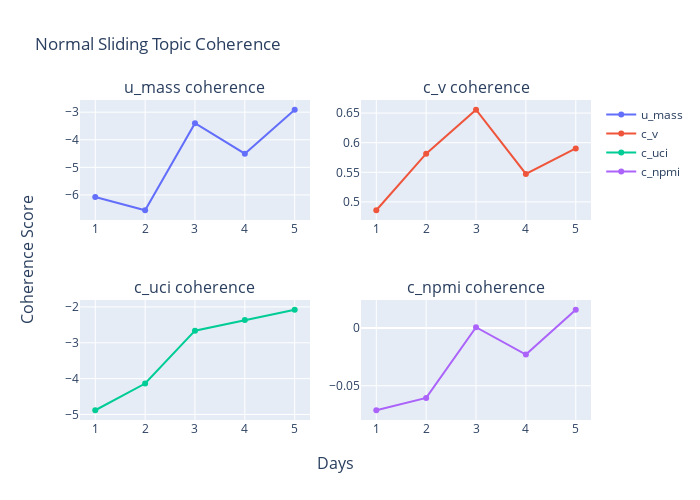

The notebook cell saved with this chart:
### Code cell
#| output: true 
#| echo: true
compare_coherence(coherences_normal_slide_df, "Normal Sliding")

### Figure 1 — Plotly figure (JSON) as saved in the notebook; plotly's stock layout.template omitted (floating-point values rounded to 4 significant figures)
{"data": [{"mode": "lines+markers", "name": "u_mass", "type": "scatter", "x": [1, 2, 3, 4, 5], "xaxis": "x", "y": [-6.072, -6.555, -3.399, -4.503, -2.912], "yaxis": "y"}, {"mode": "lines+markers", "name": "c_v", "type": "scatter", "x": [1, 2, 3, 4, 5], "xaxis": "x2", "y": [0.4859, 0.5814, 0.6556, 0.5472, 0.5903], "yaxis": "y2"}, {"mode": "lines+markers", "name": "c_uci", "type": "scatter", "x": [1, 2, 3, 4, 5], "xaxis": "x3", "y": [-4.882, -4.138, -2.663, -2.366, -2.08], "yaxis": "y3"}, {"mode": "lines+markers", "name": "c_npmi", "type": "scatter", "x": [1, 2, 3, 4, 5], "xaxis": "x4", "y": [-0.07118, -0.06051, 0.0006315, -0.02299, 0.0157], "yaxis": "y4"}], "layout": {"annotations": [{"font": {"size": 16}, "showarrow": false, "text": "u_mass coherence", "x": 0.225, "xanchor": "center", "xref": "paper", "y": 1, "yanchor": "bottom", "yref": "paper"}, {"font": {"size": 16}, "showarrow": false, "text": "c_v coherence", "x": 0.775, "xanchor": "center", "xref": "paper", "y": 1, "yanchor": "bottom", "yref": "paper"}, {"font": {"size": 16}, "showarrow": false, "text": "c_uci coherence", "x": 0.225, "xanchor": "center", "xref": "paper", "y": 0.375, "yanchor": "bottom", "yref": "paper"}, {"font": {"size": 16}, "showarrow": false, "text": "c_npmi coherence", "x": 0.775, "xanchor": "center", "xref": "paper", "y": 0.375, "yanchor": "bottom", "yref": "paper"}, {"font": {"size": 16}, "showarrow": false, "text": "Days", "x": 0.5, "xanchor": "center", "xref": "paper", "y": 0, "yanchor": "top", "yref": "paper", "yshift": -30}, {"font": {"size": 16}, "showarrow": false, "text": "Coherence Score", "textangle": -90, "x": 0, "xanchor": "right", "xref": "paper", "xshift": -40, "y": 0.5, "yanchor": "middle", "yref": "paper"}], "height": 500, "title": {"text": "Normal Sliding Topic Coherence"}, "width": 700, "xaxis": {"anchor": "y", "autorange": true, "domain": [0, 0.45], "range": [0.6934, 5.307], "type": "linear"}, "xaxis2": {"anchor": "y2", "autorange": true, "domain": [0.55, 1], "range": [0.6934, 5.307], "type": "linear"}, "xaxis3": {"anchor": "y3", "autorange": true, "domain": [0, 0.45], "range": [0.6934, 5.307], "type": "linear"}, "xaxis4": {"anchor": "y4", "autorange": true, "domain": [0.55, 1], "range": [0.6934, 5.307], "type": "linear"}, "yaxis": {"anchor": "x", "autorange": true, "domain": [0.625, 1], "range": [-6.908, -2.559], "type": "linear"}, "yaxis2": {"anchor": "x2", "autorange": true, "domain": [0.625, 1], "range": [0.4695, 0.6721], "type": "linear"}, "yaxis3": {"anchor": "x3", "autorange": true, "domain": [0, 0.375], "range": [-5.154, -1.808], "type": "linear"}, "yaxis4": {"anchor": "x4", "autorange": true, "domain": [0, 0.375], "range": [-0.07961, 0.02413], "type": "linear"}}}
